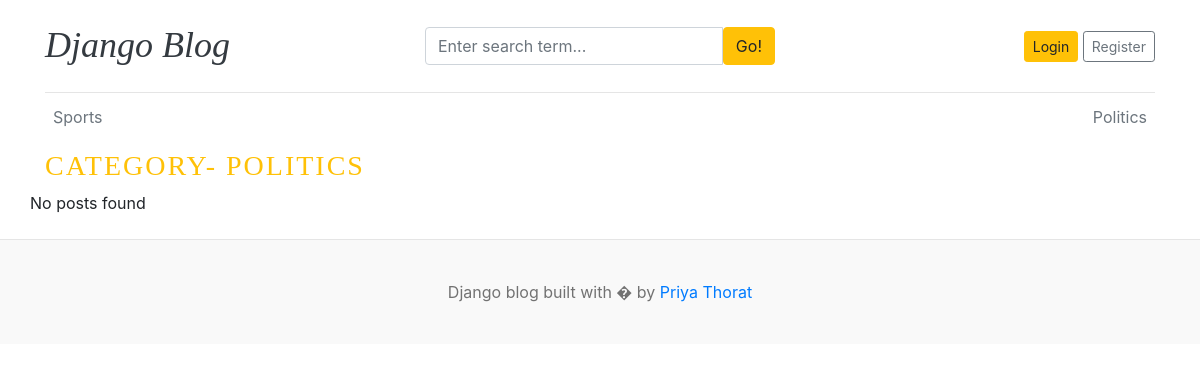
The page /category/2/ on the database as committed earlier.
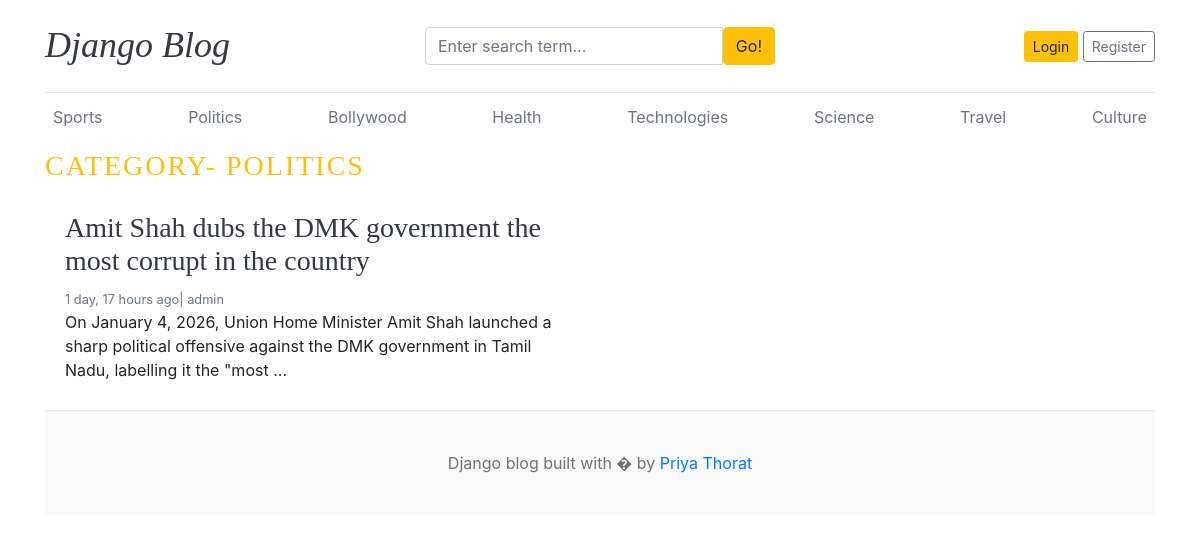
The same page on the database as committed later.
### blogs/models.py (models this page shows, shortened)
class Category(models.Model):
    category_name=models.CharField(max_length=50,unique=True)
    created_at=models.DateTimeField(auto_now_add=True)
    updated_at=models.DateTimeField(auto_now=True)
    class Meta:  #its for plural categorys to ==
        verbose_name_plural='categories'
    def __str__(self): #its used for admin panel not to return object1 return name
        return self.category_name

class Blog(models.Model):
    title = models.CharField(max_length=100)
    slug = models.SlugField(max_length=150, unique=True, blank=True)
    category = models.ForeignKey(Category, on_delete=models.CASCADE)
    author = models.ForeignKey(User, on_delete=models.CASCADE)
    featured_img = models.ImageField(upload_to='uploads/%Y/%m/%d')
    short_description = models.TextField(max_length=500)
    blog_body = models.TextField(max_length=2000)
    status = models.CharField(max_length=20,choices=STATUS_CHOICES, default="Draft")
    is_featured = models.BooleanField(default=False)
    created_at = models.DateTimeField(auto_now_add=True)
    updated_at = models.DateTimeField(auto_now=True)

### blogs/views.py (the view)
# urls.py: path('<int:category_id>/',views.posts_by_category , name='posts_by_category')
def posts_by_category(request, category_id):
    posts=Blog.objects.filter(status="Published",category=category_id)
    category=get_object_or_404(Category,pk=category_id) #second method 404  show the error page
    context={
        'posts':posts,
        'category':category
    }
    return render(request,'post_by_category.html',context)

### blogs/context_processors.py (called while the page is built)
def get_categories(request):
    categories=Category.objects.all()
    return dict(categories=categories)

def get_social_links(request):
    social_links=SocialLink.objects.all()
    return dict(social_links=social_links)

### template/post_by_category.html
{% extends 'base.html'%}
    {% block content  %}
 <h3 class="text-uppercase text-warning" style="letter-spacing: 2px;">Category- {{category}}</h3>
  <div class="row mb-2">
    {%if posts%}
    {% for post in posts %}
    <div class="col-md-6">
      <div class="card border-0" >
        <div class="card-body">
          <h3><a href= "{%url 'blogs' post.slug %}" class="text-dark" >{{post.title}}</a></h3>
          <small class="mb-1 text-muted">{{post.created_at | timesince}} ago| {{post.author}}</small>
          <p class="card-text">{{post.short_description | truncatewords:25}}</p>
        </div>
      </div>
    </div>
  {%endfor%}
  {%else%}
  <p>No posts found</p>
  </div>
  {%endif%}
</div>
{% endblock %}

### template/base.html (shortened to what this page needs)
<!DOCTYPE html>
<html lang="en">
<head>
    <link href="https://getbootstrap.com/docs/4.0/dist/css/bootstrap.min.css" rel="stylesheet">
    <link href="css/blog.css" rel="stylesheet">
  </head>
<body>
    <div class="container">
      <header class="blog-header py-3">
        <div class="row flex-nowrap justify-content-between align-items-center">
          <div class="col-4 pt-1">
            <h1 class="font-italic"><a class="blog-header-logo text-dark" href="/">Django Blog</a></h1>
          </div>
          <div class="col-4">
            <form action="{% url 'search'%}" method="GET">
              <div class="input-group">
                        <input class="form-control" type="text" name="keyword" value="{{keyword}}" placeholder="Enter search term..." aria-label="Enter search term..." aria-describedby="button-search" />
                        <button type="submit" class="btn btn-warning" id="button-search" type="button">Go!</button>
                    </div>
            </form>
          </div>
          <div class="col-4 d-flex justify-content-end align-items-center">
            {% if not user.is_authenticated%}
            <a class="btn btn-sm btn-warning" href="{% url 'login' %}">Login</a> &nbsp;
            <a class="btn btn-sm btn-outline-secondary" href="{% url 'register' %}">Register</a>
            {% else %}
            <span>You are logged as {{user}}</span>&nbsp;&nbsp;
            <span><a href="{% url 'logout' %}">Logout</a></span>
            {% endif %}
          </div>
        </div>
      </header>
      <div class="nav-scroller py-1 mb-2">
        <nav class="nav d-flex justify-content-between">
          {% for cat in categories%}
          <a class="p-2 text-muted" href="{% url 'posts_by_category' cat.id %}">{{cat.category_name}}</a>
          {%endfor%}
        </nav>
      </div>
{% block content%}
{%endblock%}
   <footer class="blog-footer">
  <p class="text-center">Django blog built with � by <a href="#">Priya Thorat</a></p>
</footer>
</body>
</html>

### blog_main/static/css/blog.css (style rules this page uses)
.blog-header { border-bottom: 1px solid #e5e5e5; }
.blog-header-logo { font-family: "Playfair Display", Georgia, "Times New Roman", serif; font-size: 2.25rem; }
h1, h2, h3, h4, h5, h6 { font-family: "Playfair Display", Georgia, "Times New Roman", serif; }
.blog-footer { padding: 2.5rem 0; color: #727272; text-align: center; background-color: #f9f9f9; border-top: .05rem solid #e5e5e5; }
.blog-footer p:last-child { margin-bottom: 0; }

Rows that differ between the two databases and show on the page:
added Category: category_name "Bollywood"
added Category: category_name "Health"
added Category: category_name "Technologies"
added Category: category_name "Science"
added Category: category_name "Travel"
added Category: category_name "Culture"
added Blog: title "Amit Shah dubs the DMK government the most corrupt in the country", created_at "1 day, 17 hours", author "admin", short_description "On January 4, 2026, Union Home Minister Amit Shah launched a sharp political offensive against the DMK government in Tamil Nadu, labelling it the \"most …"
Other text that changed with them:
text no longer shown: "No posts found"
